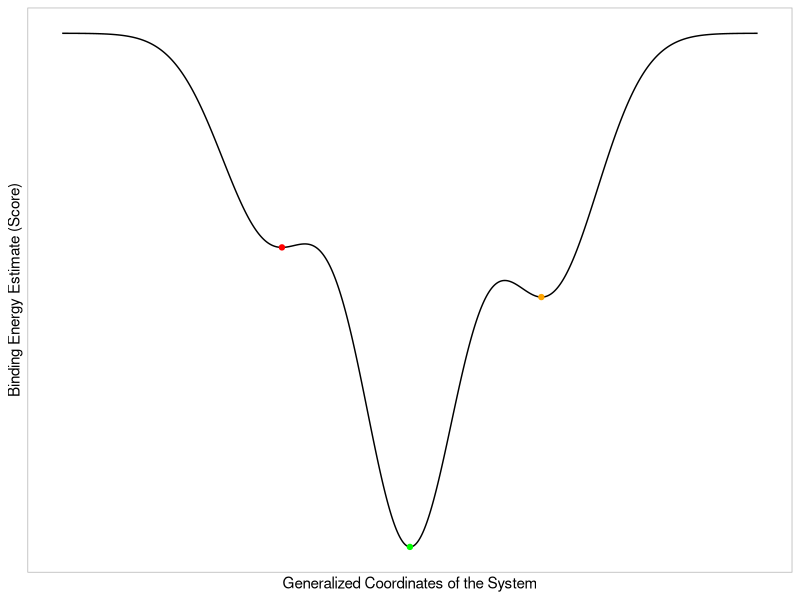
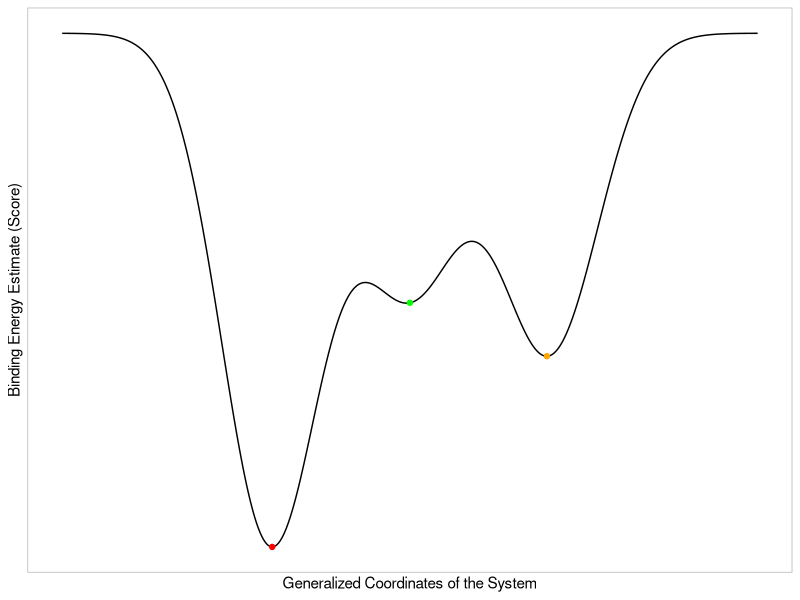
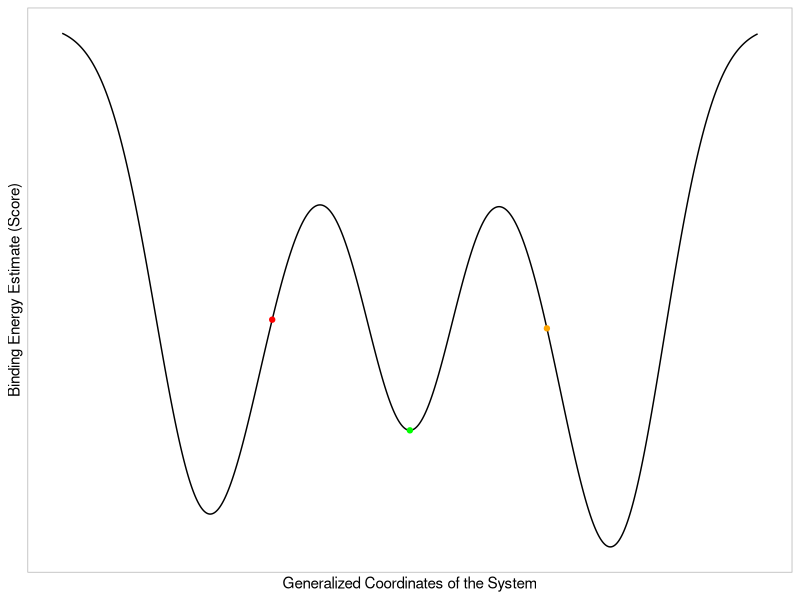
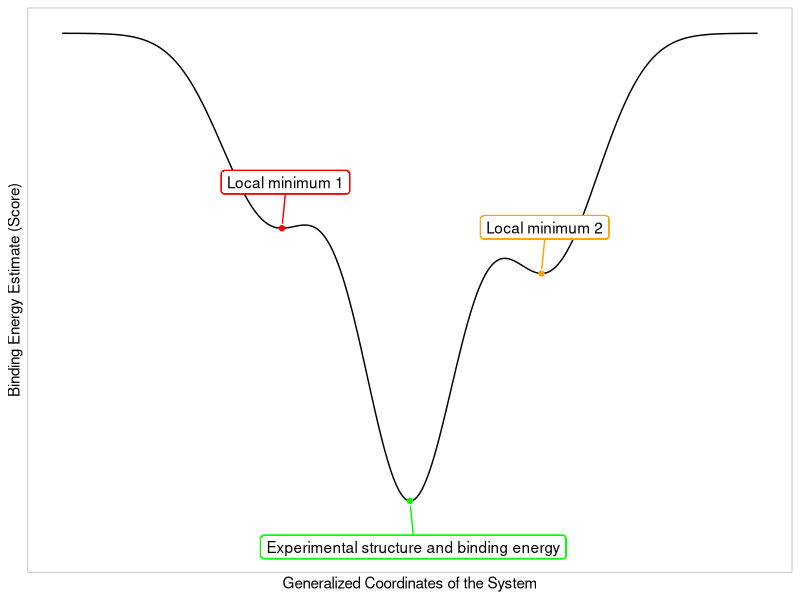
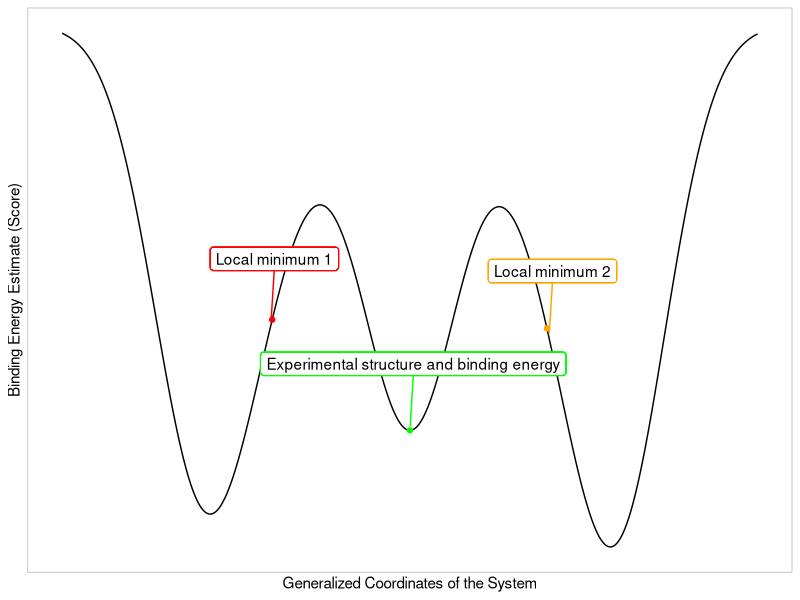
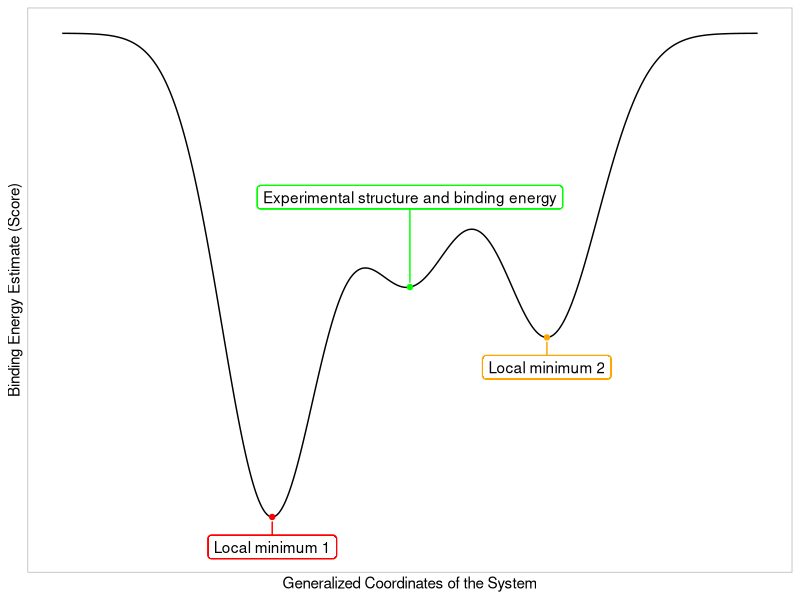
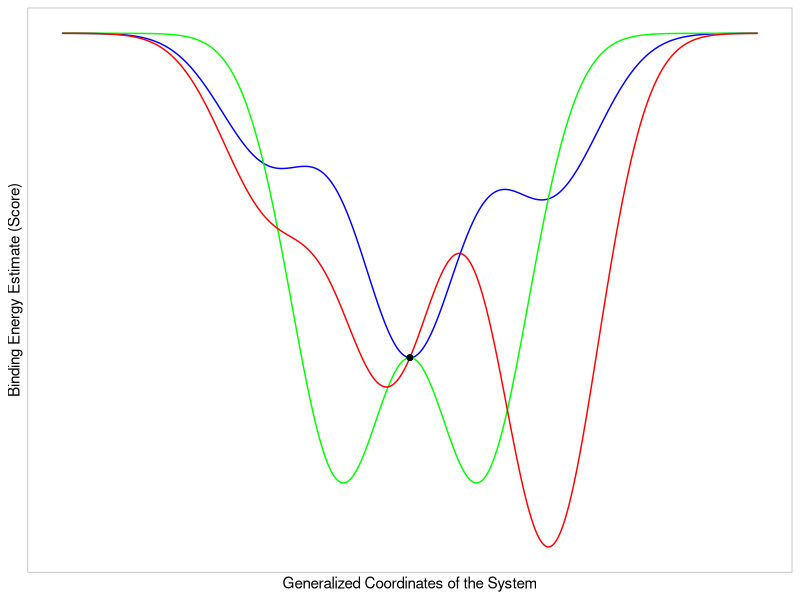
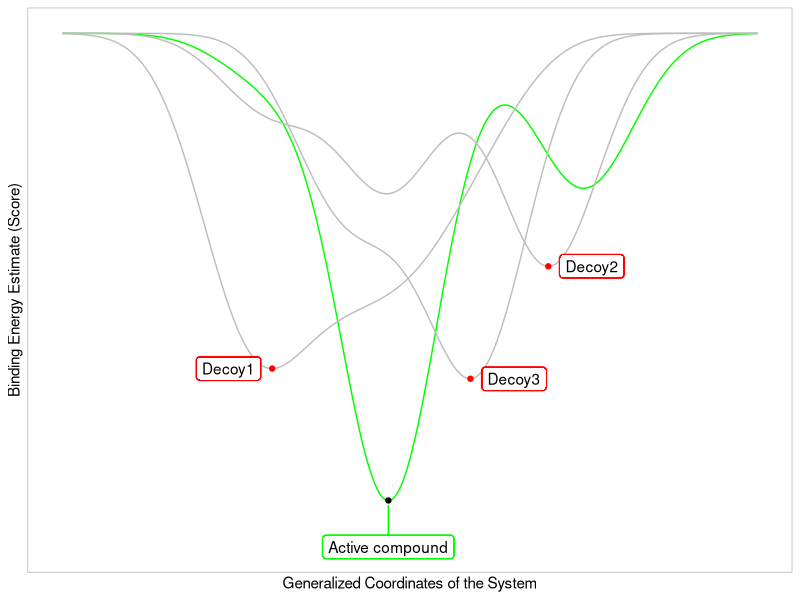

These charts were generated, in order, by the following R code: (Note: this script raises an error after producing the figures.)
#Create plots of potential energy surface, binding energy on y axis versus atomic coordinates on x axis
library(ggplot2)
library(dplyr)
library(ggrepel)

#Create a data frame with the potential energy surface, which corresponds to the sum of three gaussians
pes <- data.frame(x = seq(-5, 5, length.out = 1001))
pes$y <- with(pes, 1.0 * exp(-(x-0)^2) + 0.5 * exp(-(x - 2)^2) + 0.4 * exp(-(x + 2)^2))
pes$y2 <- with(pes, 0.8 * exp(-(x-0)^2) + 1.0 * exp(-(x - 2)^2) + 1.6 * exp(-(x + 2)^2))
pes$y3 <- with(pes, 0.6 * exp(-(x-0)^2) + 0.2 * exp(-(x - 2)^2) + 0.2 * exp(-(x + 2)^2) + 0.7 * exp(-(x - 3)^2) + 0.65 * exp(-(x + 3)^2))

#Create a data frame with the binding energy, which is the negative of the potential energy surface
binding_energy <- data.frame(x = pes$x, y = -pes$y, y2=-pes$y2, y3=-pes$y3)

#Create a plot of the potential energy surface
pes_plot <- ggplot(binding_energy, aes(x = x, y = y)) +
  geom_line() +
  labs(x = "Generalized Coordinates of the System",
       y = "Binding Energy Estimate (Score)") +
  #remove x axis and y axis labels
  scale_x_continuous(labels = NULL, breaks = NULL)+
  scale_y_continuous(labels = NULL, breaks = NULL)+
  #Add different colored dots to minimum points
  geom_point(data = binding_energy %>% filter(y == min(y)), color = "green") +
  geom_point(data = binding_energy %>% filter(x < -1.5) %>% filter(y == min(y)), color = "red") +
  geom_point(data = binding_energy %>% filter(x > 1.5) %>% filter(y == min(y)), color = "orange") +
  theme_light()
pes_plot
ggsave("pes_plot_1.png", plot = pes_plot, width = 6, height = 4, units = "in", dpi = 300)

pes_plot2 <- ggplot(binding_energy, aes(x = x, y = y2)) +
  geom_line() +
  labs(x = "Generalized Coordinates of the System",
       y = "Binding Energy Estimate (Score)") +
  #remove x axis and y axis labels
  scale_x_continuous(labels = NULL, breaks = NULL)+
  scale_y_continuous(labels = NULL, breaks = NULL)+
  #Add different colored dots to minimum points
  geom_point(data = binding_energy %>% filter(y == min(y)), color = "green") +
  geom_point(data = binding_energy %>% filter(x < 0) %>% filter(y2 == min(y2)), color = "red") +
  geom_point(data = binding_energy %>% filter(x > 0) %>% filter(y2 == min(y2)), color = "orange") +
  theme_light()
pes_plot2
ggsave("pes_plot_2.png", plot = pes_plot2, width = 6, height = 4, units = "in", dpi = 300)

pes_plot3 <- ggplot(binding_energy, aes(x = x, y = y3)) +
  geom_line() +
  labs(x = "Generalized Coordinates of the System",
       y = "Binding Energy Estimate (Score)") +
  #remove x axis and y axis labels
  scale_x_continuous(labels = NULL, breaks = NULL)+
  scale_y_continuous(labels = NULL, breaks = NULL)+
  #Add different colored dots to minimum points
  geom_point(data = binding_energy %>% filter(y == min(y)), color = "green") +
  geom_point(data = binding_energy %>% filter(x < 0) %>% filter(y2 == min(y2)), color = "red") +
  geom_point(data = binding_energy %>% filter(x > 0) %>% filter(y2 == min(y2)), color = "orange") +
  theme_light()
pes_plot3
ggsave("pes_plot_3.png", plot = pes_plot2, width = 6, height = 4, units = "in", dpi = 300)


#Now generate plot 1 but adding a legend where green dot = "Experimental structure and binding energy", red dot = "Local minimum 1", orange dot = "Local minimum 2"
pes_plotB <- pes_plot +
  #Label the different colored dots with arrows using geom_repel
    geom_label_repel(data = binding_energy %>% filter(y == min(y)), aes(label = "Experimental structure and binding energy"), label.size=1.1 , box.padding = 0.5, point.padding = 0.5, color = "green", segment.size = 0.5,nudge_x = 0.05, nudge_y = -0.1) +
    geom_label_repel(data = binding_energy %>% filter(y == min(y)), aes(label = "Experimental structure and binding energy"), label.size=NA , box.padding = 0.5, point.padding = 0.5, color = "black",  segment.color = NA , nudge_x = 0.05, nudge_y = -0.1) +
    geom_label_repel(data = binding_energy %>% filter(x < -1.5) %>% filter(y == min(y)), aes(label = "Local minimum 1"), label.size=1.1, box.padding = 0.5, point.padding = 0.5, color = "red", segment.size = 0.5, nudge_x = 0.05, nudge_y = 0.1) +
    geom_label_repel(data = binding_energy %>% filter(x < -1.5) %>% filter(y == min(y)), aes(label = "Local minimum 1"), label.size=NA , box.padding = 0.5, point.padding = 0.5, color = "black", segment.color = NA , nudge_x = 0.05, nudge_y = 0.1) +
    geom_label_repel(data = binding_energy %>% filter(x > 1.5) %>% filter(y == min(y)), aes(label = "Local minimum 2"), label.size=1.1, box.padding = 0.5, point.padding = 0.5, color = "orange", segment.size = 0.5, nudge_x = 0.05, nudge_y = 0.1) +
    geom_label_repel(data = binding_energy %>% filter(x > 1.5) %>% filter(y == min(y)), aes(label = "Local minimum 2"), label.size=NA , box.padding = 0.5, point.padding = 0.5, color = "black", segment.color = NA , nudge_x = 0.05, nudge_y = 0.1) +
  theme_light()
pes_plotB
ggsave("pes_plot_1B.png", plot = pes_plotB, width = 6, height = 4, units = "in", dpi = 300)


#Now generate plot 1 but adding a legend where green dot = "Experimental structure and binding energy", red dot = "Local minimum 1", orange dot = "Local minimum 2"
pes_plotC <- pes_plot3 +
  #Label the different colored dots with arrows using geom_repel
    geom_label_repel(data = binding_energy %>% filter(x==0), aes(label = "Experimental structure and binding energy"), label.size=1.1 , box.padding = 0.5, point.padding = 0.5, color = "green", segment.size = 0.5,nudge_x = 0.05, nudge_y = 0.1) +
    geom_label_repel(data = binding_energy %>% filter(x==0), aes(label = "Experimental structure and binding energy"), label.size=NA , box.padding = 0.5, point.padding = 0.5, color = "black",  segment.color = NA , nudge_x = 0.05, nudge_y = 0.1) +
    geom_label_repel(data = binding_energy %>% filter(x == -2) %>% filter(y3 == min(y3)), aes(label = "Local minimum 1"), label.size=1.1, box.padding = 0.5, point.padding = 0.5, color = "red", segment.size = 0.5, nudge_x = 0.05, nudge_y = 0.1) +
    geom_label_repel(data = binding_energy %>% filter(x == -2) %>% filter(y3 == min(y3)), aes(label = "Local minimum 1"), label.size=NA , box.padding = 0.5, point.padding = 0.5, color = "black", segment.color = NA , nudge_x = 0.05, nudge_y = 0.1) +
    geom_label_repel(data = binding_energy %>% filter(x == 2) %>% filter(y3 == min(y3)), aes(label = "Local minimum 2"), label.size=1.1, box.padding = 0.5, point.padding = 0.5, color = "orange", segment.size = 0.5, nudge_x = 0.05, nudge_y = 0.1) +
    geom_label_repel(data = binding_energy %>% filter(x == 2) %>% filter(y3 == min(y3)), aes(label = "Local minimum 2"), label.size=NA , box.padding = 0.5, point.padding = 0.5, color = "black", segment.color = NA , nudge_x = 0.05, nudge_y = 0.1) +
  theme_light()
pes_plotC
ggsave("pes_plot_1C.png", plot = pes_plotC, width = 6, height = 4, units = "in", dpi = 300)


pes_plotC <- pes_plot2 +
  #Label the different colored dots with arrows using geom_repel
    geom_label_repel(data = binding_energy %>% filter(x==0), aes(label = "Experimental structure and binding energy"), label.size=1.1 , box.padding = 0.5, point.padding = 0.5, color = "green", segment.size = 0.5,nudge_x = 0.00, nudge_y = 0.3) +
    geom_label_repel(data = binding_energy %>% filter(x==0), aes(label = "Experimental structure and binding energy"), label.size=NA , box.padding = 0.5, point.padding = 0.5, color = "black",  segment.color = NA , nudge_x = 0.00, nudge_y = 0.3) +
    geom_label_repel(data = binding_energy %>% filter(x < 0) %>% filter(y2 == min(y2)), aes(label = "Local minimum 1"), label.size=1.1, box.padding = 0.5, point.padding = 0.5, color = "red", segment.size = 0.5, nudge_x = 0.00, nudge_y = -0.1) +
    geom_label_repel(data = binding_energy %>% filter(x < 0) %>% filter(y2 == min(y2)), aes(label = "Local minimum 1"), label.size=NA , box.padding = 0.5, point.padding = 0.5, color = "black", segment.color = NA , nudge_x = 0.00, nudge_y = -0.1) +
    geom_label_repel(data = binding_energy %>% filter(x > 0) %>% filter(y2 == min(y2)), aes(label = "Local minimum 2"), label.size=1.1, box.padding = 0.5, point.padding = 0.5, color = "orange", segment.size = 0.5, nudge_x = 0.00, nudge_y = -0.1) +
    geom_label_repel(data = binding_energy %>% filter(x > 0) %>% filter(y2 == min(y2)), aes(label = "Local minimum 2"), label.size=NA , box.padding = 0.5, point.padding = 0.5, color = "black", segment.color = NA , nudge_x = 0.00, nudge_y = -0.1) +
  theme_light()
pes_plotC
ggsave("pes_plot_2B.png", plot = pes_plotC, width = 6, height = 4, units = "in", dpi = 300)


#Now take binding energy, create a new column named surface with value 1, duplicate all rows with surface value 2 and 3
binding_energy <- binding_energy %>% mutate(surface = 1)
binding_energy <- binding_energy %>% bind_rows(mutate(binding_energy, surface = 2))
binding_energy <- binding_energy %>% bind_rows(mutate(binding_energy, surface = 3))


#Modify the y values for surface 2, adding three different gaussians but maintaining the y value for x=0
binding_energy$y[binding_energy$surface == 2] <- with(binding_energy[binding_energy$surface == 1,], 0.0 * exp(-(x-0)^2) - 3.0 * exp(-(x - 1)^2) - 3 * exp(-(x + 1)^2))
#Do the same for surface 3, with different gaussians but same y value for x=0 as surface 1
binding_energy$y[binding_energy$surface == 3] <- with(binding_energy[binding_energy$surface == 1,], -1.0 * exp(-(x+0.3)^2) - 1.5 * exp(-(x - 2)^2) - 0.5 * exp(-(x + 2)^2))

#Save value of y for x=0 for each surface
y0_surface1 <- binding_energy[binding_energy$surface == 1 & binding_energy$x == 0, "y"]
y0_surface2 <- binding_energy[binding_energy$surface == 2 & binding_energy$x == 0, "y"]
y0_surface3 <- binding_energy[binding_energy$surface == 3 & binding_energy$x == 0, "y"]

#Modify the y values for surface 2 and 3 to have the same y value for x=0,x=5 and x=-5 as surface 1
binding_energy$y[binding_energy$surface == 2] <- binding_energy$y[binding_energy$surface == 2] * y0_surface1 / y0_surface2
binding_energy$y[binding_energy$surface == 3] <- binding_energy$y[binding_energy$surface == 3] * y0_surface1 / y0_surface3



#Create a plot of the potential energy surface with different colored regions for different surfaces
pes_plot4 <- ggplot(binding_energy, aes(x = x, y = y, color = as.factor(surface))) +
  geom_line() +
  labs(x = "Generalized Coordinates of the System",
       y = "Binding Energy Estimate (Score)") +
  scale_color_manual(values = c("blue", "green", "red")) +
  scale_x_continuous(labels = NULL, breaks = NULL)+
  scale_y_continuous(labels = NULL, breaks = NULL)+
  #add a dot for x=0
    geom_point(data = binding_energy %>% filter(x == 0), color = "black") +
  theme_light()+
  #remove legend
    theme(legend.position = "none")

  pes_plot4
ggsave("pes_plot_2_colors.png", plot = pes_plot4, width = 6, height = 4, units = "in", dpi = 300)


#Do the correct virtual screening plot
binding_energy <- data.frame(x = pes$x, y = -pes$y, y2= -pes$y2, y3= -pes$y3)
#Now take binding energy, create a new column named surface with value 1, duplicate all rows with surface value 2 and 3
binding_energy <- binding_energy %>% mutate(surface = 1)
binding_energy <- binding_energy %>% bind_rows(mutate(binding_energy, surface = 2))
binding_energy <- binding_energy %>% bind_rows(mutate(binding_energy, surface = 3))
binding_energy <- binding_energy %>% bind_rows(mutate(binding_energy, surface = 4))


binding_energy$y[binding_energy$surface == 1] <- with(binding_energy[binding_energy$surface == 1,], -3.0 * exp(-(x+0.3)^2) - 1.0 * exp(-(x - 2.5)^2) - 0.3 * exp(-(x + 2)^2))
#Modify the y values for surface 2, adding three different gaussians but maintaining the y value for x=0
binding_energy$y[binding_energy$surface == 2] <- with(binding_energy[binding_energy$surface == 1,], -1.0 * exp(-(x-0)^2) - 0.5 * exp(-(x - 1)^2) - 1.0 * exp(-(x + 2.5)^2) - 1 * exp(-(x + 2)^2)  - 1 * exp(-(x + 1)^2))
#Do the same for surface 3, with different gaussians but same y value for x=0 as surface 1
binding_energy$y[binding_energy$surface == 3] <- with(binding_energy[binding_energy$surface == 1,], -1.0 * exp(-(x+0.3)^2) - 1.5 * exp(-(x - 2)^2) - 0.5 * exp(-(x + 2)^2))
#Surface 4
binding_energy$y[binding_energy$surface == 4] <- with(binding_energy[binding_energy$surface == 1,], -0.5 * exp(-(x-0)^2) - 2.0 * exp(-(x - 1)^2) - 1 * exp(-(x + 1)^2))

#Create a plot of the potential energy surface with different colored regions for different surfaces
pes_plot5 <- ggplot(binding_energy, aes(x = x, y = y, color = as.factor(surface))) +
  geom_line() +
  labs(x = "Generalized Coordinates of the System",
       y = "Binding Energy Estimate (Score)") +
  scale_color_manual(values = c("green", "gray", "gray", "gray")) +
  scale_x_continuous(labels = NULL, breaks = NULL)+
  scale_y_continuous(labels = NULL, breaks = NULL)+
  #add a dot for x=0
    geom_point(data = binding_energy %>% filter(surface==1) %>% filter(y == min(y)) %>% unique(), color = "black") +
    geom_label_repel(data = binding_energy %>% filter(surface==1) %>% filter(y == min(y)) %>% unique(), aes(label = "Active compound"), label.size=1.1 , box.padding = 0.5, point.padding = 0.5, color = "green", segment.size = 0.5,nudge_x = 0.00, nudge_y = -0.3) +
    geom_label_repel(data = binding_energy %>% filter(surface==1) %>% filter(y == min(y)) %>% unique(), aes(label = "Active compound"), label.size=NA , box.padding = 0.5, point.padding = 0.5, color = "black",  segment.color = NA , nudge_x = 0.00, nudge_y = -0.3) +
    geom_point(data = binding_energy %>% filter(surface==2) %>% filter(y == min(y)) %>% unique(), color = "red") +
    geom_label_repel(data = binding_energy %>% filter(surface==2) %>% filter(y == min(y)) %>% unique(), aes(label = "Decoy1"), label.size=1.1 , box.padding = 0.5, point.padding = 0.5, color = "red", segment.size = 0.5,nudge_x = -0.30, nudge_y = -0.0) +
    geom_label_repel(data = binding_energy %>% filter(surface==2) %>% filter(y == min(y)) %>% unique(), aes(label = "Decoy1"), label.size=NA , box.padding = 0.5, point.padding = 0.5, color = "black",  segment.color = NA , nudge_x = -0.30, nudge_y = -0.0) +
    geom_point(data = binding_energy %>% filter(surface==3) %>% filter(y == min(y)) %>% unique(), color = "red") +
        geom_label_repel(data = binding_energy %>% filter(surface==3) %>% filter(y == min(y)) %>% unique(), aes(label = "Decoy2"), label.size=1.1 , box.padding = 0.5, point.padding = 0.5, color = "red", segment.size = 0.5,nudge_x = 0.20, nudge_y = -0.0) +
    geom_label_repel(data = binding_energy %>% filter(surface==3) %>% filter(y == min(y)) %>% unique(), aes(label = "Decoy2"), label.size=NA , box.padding = 0.5, point.padding = 0.5, color = "black",  segment.color = NA , nudge_x = 0.20, nudge_y = -0.0) +
    geom_point(data = binding_energy %>% filter(surface==4) %>% filter(y == min(y)) %>% unique(), color = "red") +
        geom_label_repel(data = binding_energy %>% filter(surface==4) %>% filter(y == min(y)) %>% unique(), aes(label = "Decoy3"), label.size=1.1 , box.padding = 0.5, point.padding = 0.5, color = "red", segment.size = 0.5,nudge_x = 0.30, nudge_y = 0.0) +
    geom_label_repel(data = binding_energy %>% filter(surface==4) %>% filter(y == min(y)) %>% unique(), aes(label = "Decoy3"), label.size=NA , box.padding = 0.5, point.padding = 0.5, color = "black",  segment.color = NA , nudge_x = 0.30, nudge_y = 0.0) +
  theme_light()+
  #remove legend
    theme(legend.position = "none")

  pes_plot5
ggsave("pes_plot_VS.png", plot = pes_plot5, width = 6, height = 4, units = "in", dpi = 300)

#get x values for minimums
s1min1 <- binding_energy %>% filter(surface==1) %>% filter(y == min(y)) %>% unique()
s2min1 <- binding_energy %>% filter(surface==2) %>% filter(y == min(y)) %>% unique()
s3min1 <- binding_energy %>% filter(surface==3) %>% filter(y == min(y)) %>% unique()
s4min1 <- binding_energy %>% filter(surface==4) %>% filter(y == min(y)) %>% unique()


#Do the correct virtual screening plot
binding_energy <- data.frame(x = pes$x, y = -pes$y, y2= -pes$y2, y3= -pes$y3)
#Now take binding energy, create a new column named surface with value 1, duplicate all rows with surface value 2 and 3
binding_energy <- binding_energy %>% mutate(surface = 1)
binding_energy <- binding_energy %>% bind_rows(mutate(binding_energy, surface = 2))
binding_energy <- binding_energy %>% bind_rows(mutate(binding_energy, surface = 3))
binding_energy <- binding_energy %>% bind_rows(mutate(binding_energy, surface = 4))


binding_energy$y[binding_energy$surface == 1] <- with(binding_energy[binding_energy$surface == 1,], -0.9 * exp(-(x+0.3)^2) - 1.0 * exp(-(x - 2.5)^2) - 0.6 * exp(-(x + 2)^2))
#Modify the y values for surface 2, adding three different gaussians but maintaining the y value for x=0
binding_energy$y[binding_energy$surface == 2] <- with(binding_energy[binding_energy$surface == 1,], -0.5 * exp(-(x-0)^2) - 1.5 * exp(-(x - 1)^2) - 0.5 * exp(-(x + 1.5)^2)  - 0.75 * exp(-(x + 1)^2))
#Do the same for surface 3, with different gaussians but same y value for x=0 as surface 1
binding_energy$y[binding_energy$surface == 3] <- with(binding_energy[binding_energy$surface == 1,], -1.0 * exp(-(x+0.3)^2) - 0.0 * exp(-(x - 2)^2) - 1.5 * exp(-(x + 2)^2))
#Surface 4
binding_energy$y[binding_energy$surface == 4] <- with(binding_energy[binding_energy$surface == 1,], -0.25 * exp(-(x-0)^2) - 0.3 * exp(-(x - 1)^2) - 1.1 * exp(-(x + 1)^2))

#Create a plot of the potential energy surface with different colored regions for different surfaces
pes_plot6 <- ggplot(binding_energy, aes(x = x, y = y, color = as.factor(surface))) +
  geom_line() +
  labs(x = "Generalized Coordinates of the System",
       y = "Binding Energy Estimate (Score)") +
  scale_color_manual(values = c("green", "gray", "gray", "gray")) +
  scale_x_continuous(labels = NULL, breaks = NULL)+
  scale_y_continuous(labels = NULL, breaks = NULL)+
  #add a dot for x=0
    geom_point(data = binding_energy %>% filter(surface==1) %>% filter(x %in% s1min1$x ) %>% unique(), color = "black") +
    geom_label_repel(data = binding_energy %>% filter(surface==1) %>% filter(x %in% s1min1$x ) %>% unique(), aes(label = "Active compound"), label.size=1.1 , box.padding = 0.5, point.padding = 0.5, color = "green", segment.size = 0.5,nudge_x = 0.00, nudge_y = -0.3) +
    geom_label_repel(data = binding_energy %>% filter(surface==1) %>% filter(x %in% s1min1$x ) %>% unique(), aes(label = "Active compound"), label.size=NA , box.padding = 0.5, point.padding = 0.5, color = "black",  segment.color = NA , nudge_x = 0.00, nudge_y = -0.3) +
    geom_point(data = binding_energy %>% filter(surface==2) %>% filter(x %in% s2min1$x ) %>% unique(), color = "red") +
    geom_label_repel(data = binding_energy %>% filter(surface==2) %>% filter(x %in% s2min1$x ) %>% unique(), aes(label = "Decoy1"), label.size=1.1 , box.padding = 0.5, point.padding = 0.5, color = "red", segment.size = 0.5,nudge_x = -0.30, nudge_y = -0.0) +
    geom_label_repel(data = binding_energy %>% filter(surface==2) %>% filter(x %in% s2min1$x ) %>% unique(), aes(label = "Decoy1"), label.size=NA , box.padding = 0.5, point.padding = 0.5, color = "black",  segment.color = NA , nudge_x = -0.30, nudge_y = -0.0) +
    geom_point(data = binding_energy %>% filter(surface==3) %>% filter(x %in% s3min1$x ) %>% unique(), color = "red") +
        geom_label_repel(data = binding_energy %>% filter(surface==3) %>% filter(x %in% s3min1$x ) %>% unique(), aes(label = "Decoy2"), label.size=1.1 , box.padding = 0.5, point.padding = 0.5, color = "red", segment.size = 0.5,nudge_x = 0.20, nudge_y = -0.0) +
    geom_label_repel(data = binding_energy %>% filter(surface==3) %>% filter(x %in% s3min1$x ) %>% unique(), aes(label = "Decoy2"), label.size=NA , box.padding = 0.5, point.padding = 0.5, color = "black",  segment.color = NA , nudge_x = 0.20, nudge_y = -0.0) +
    geom_point(data = binding_energy %>% filter(surface==4) %>% filter(x %in% s4min1$x ) %>% unique(), color = "red") +
        geom_label_repel(data = binding_energy %>% filter(surface==4) %>% filter(x %in% s4min1$x ) %>% unique(), aes(label = "Decoy3"), label.size=1.1 , box.padding = 0.5, point.padding = 0.5, color = "red", segment.size = 0.5,nudge_x = 0.30, nudge_y = 0.0) +
    geom_label_repel(data = binding_energy %>% filter(surface==4) %>% filter(x %in% s4min1$x ) %>% unique(), aes(label = "Decoy3"), label.size=NA , box.padding = 0.5, point.padding = 0.5, color = "black",  segment.color = NA , nudge_x = 0.30, nudge_y = 0.0) +
  theme_light()+
  #remove legend
    theme(legend.position = "none")

  pes_plot6
ggsave("pes_plot_VS2.png", plot = pes_plot6, width = 6, height = 4, units = "in", dpi = 300)



#Create a dataframe where y=ax+b, where a=0.6 and b=-8, and add some noise
data <- data.frame(x = seq(-12, -2, length.out = 201))
data$y <- 0.35 * data$x - 4.75 + rnorm(201, sd = 1.75)
#add an rnorm error term wich depends on x
data$y <- data$y + rnorm(201, sd = abs(0.25 / data$x))
data$y2 <- 0.7 * data$x - 2.25 + rnorm(201, sd = 1.2)
data$y2 <- data$y2 + rnorm(201, sd = abs(0.1 / data$x))

mean(data$x)
mean(data$y)
mean(data$y2)


#Wide data to long data
data <- data %>% gather(key = "surface", value = "y", y:y2)

#Measure pearson correlation for each surface
correlations <- data %>% 
  group_by(surface) %>% 
  summarise(correlation = cor(x, y, method = "pearson"))

# Create a plot of the data

# Define the labels for each level of the surface variable
labels = paste(correlations$surface, " (Correlation: ", round(correlations$correlation, 2), ")")


# Create a plot of the data
data_plot <- ggplot(data, aes(x = x, y = y, shape = surface)) +
  geom_point(size = 2, stroke = 2) +
  scale_shape_manual(values = c(21, 19), labels = labels) +  # 21 is filled circle, 19 is open circle
  labs(x = "Experimental Binding Energy",
       y = "Predicted Binding Energy (Score)",
       shape = "Scoring Function") +  # Change the shape legend title
  #add a line for y=x
  geom_abline(intercept = 0, slope = 1, color = "red") +
  scale_x_continuous(limits=c(-12,-2))+
  scale_y_continuous(limits=c(-12,-2))+
  #legend below
  theme_light()+
  theme(legend.position = "bottom")
data_plot

ggsave("scatter_plot.png", plot = data_plot, width = 6, height = 6, units = "in", dpi = 300)




